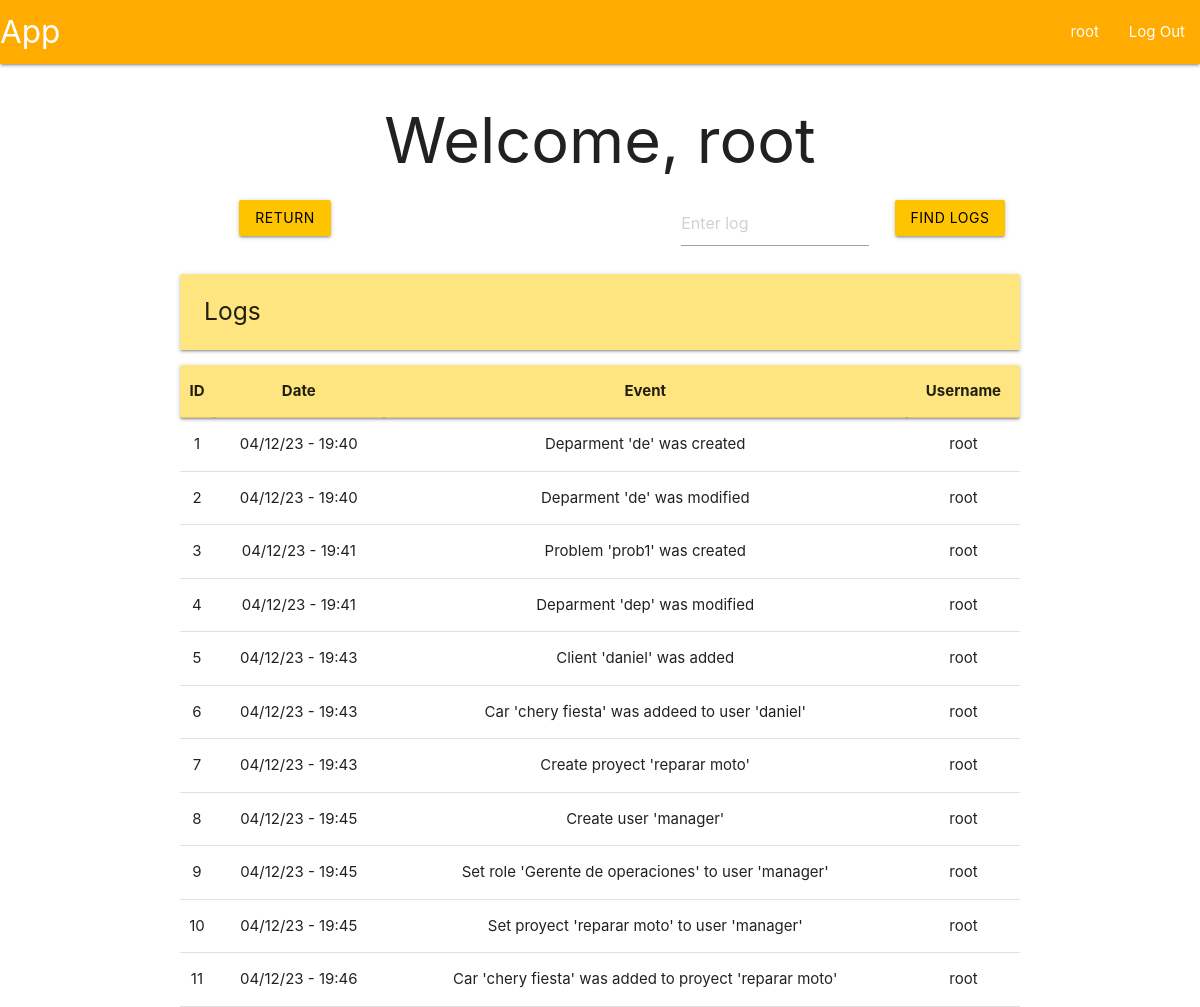
The app's page /logger (signed in), older data.
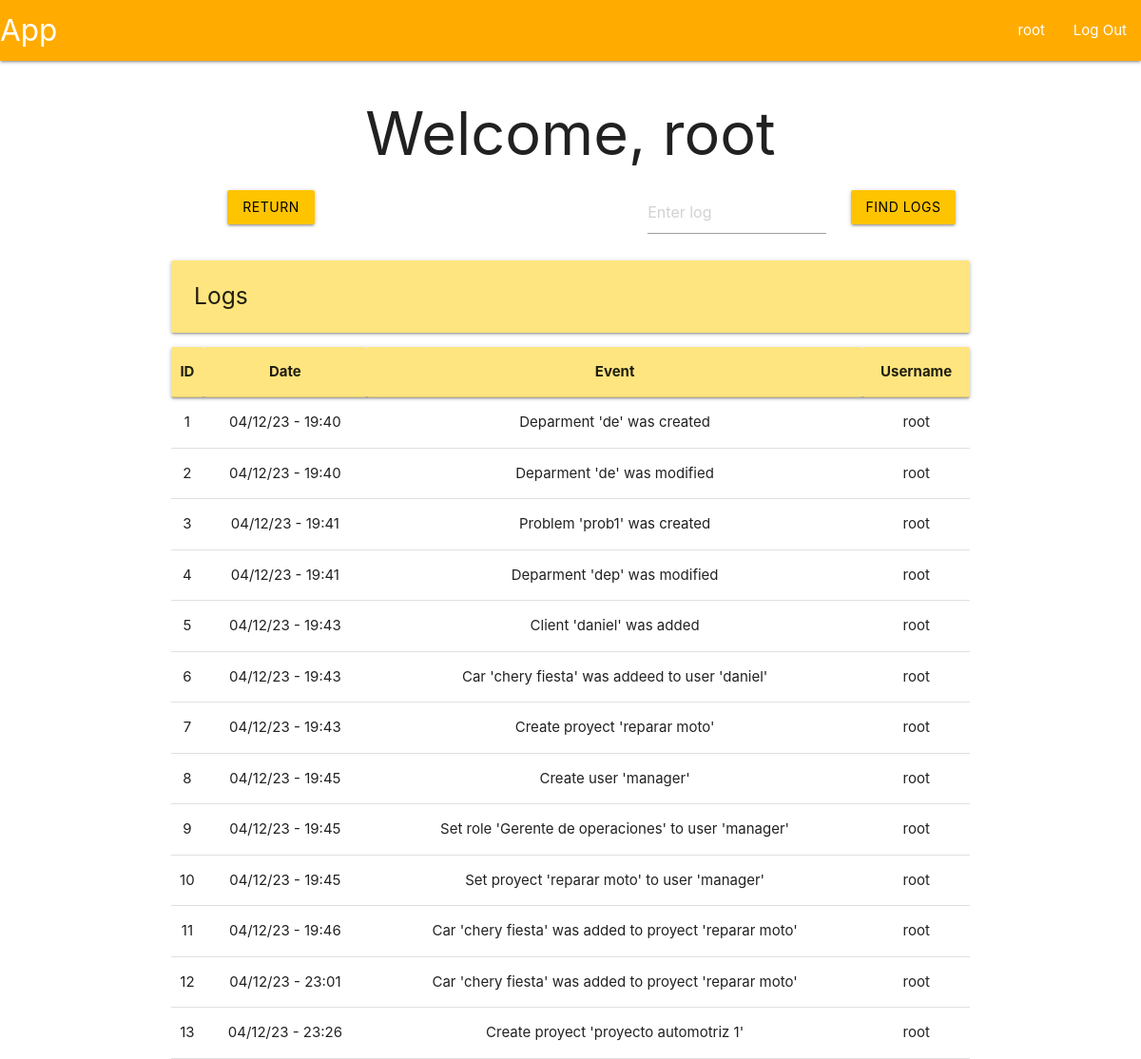
The same page, newer data.
### tables this page shows
CREATE TABLE user (
    id INTEGER PRIMARY KEY AUTOINCREMENT,
    username TEXT UNIQUE NOT NULL,
    firstname TEXT NOT NULL,
    secondname TEXT NOT NULL,
    password TEXT NOT NULL,
    roleId INTEGER,
    proyId INTEGER,
    auth INTEGER,

    FOREIGN KEY (roleId) REFERENCES roles(id),
    FOREIGN KEY (proyId) REFERENCES proyect(id)
);

CREATE TABLE logger (
    id INTEGER PRIMARY KEY AUTOINCREMENT,
    event TEXT NOT NULL,
    date TEXT NOT NULL,
    user TEXT NOT NULL
);

### app/logger.py (the view, shortened to what this page needs)
@bp.route('/logger', methods=('POST', 'GET'))
@login_required
def logger_index():
    db = get_db()
    logs = db.execute(
        'SELECT * FROM logger'
    ).fetchall()
    if g.user['roleId'] != 1:
        logs = db.execute(
            'SELECT * FROM logger WHERE user = ?',
            (g.user['username'],)
        ).fetchall()
    return render_template('index/logger/loggerIndex.html', logs = utilities.dataForLoggerTable(logs))

### app/auth.py (called while the page is built)
@bp.before_app_request
def load_logged_in_user():
    user_id = session.get('user_id')
    if user_id is None:
        g.user = None
    else:
        g.user = get_db().execute(
            "SELECT * FROM user WHERE id = ?",
            (user_id,)
        ).fetchone()

def login_required(view):
    @functools.wraps(view)
    def wrapped_view(**kwargs):
        if g.user is None:
            return redirect(url_for('auth.login'))
        return view(**kwargs)
    return wrapped_view

### app/db.py (called while the page is built)
def get_db():
    if 'db' not in g:
        g.db = sqlite3.connect(
            current_app.config['DATABASE'],
            detect_types = sqlite3.PARSE_DECLTYPES
        )
        g.db.row_factory = sqlite3.Row
    return g.db

### app/utilities.py (called while the page is built)
def dataForLoggerTable(logs):
    data = []
    for log in logs:
        data.append(
            {
                'id': log['id'],
                'date': log['date'],
                'event': log['event'],
                'user': log['user']
            }
        )
    return data

### app/templates/index/logger/loggerIndex.html
{% extends 'base.html' %}
{% block header %}
  <h1> {% block title %}Welcome, {{ g.user['username'] }} {% endblock %}</h1>
{% endblock %}
{% block content %}
<div class="row">
  <form method="POST">
    <div class="col s3">
      <input class="btn waves-effect waves-ligth amber accent-3 black-text" name="return" type="submit" value="Return">
    </div>
  </form>
  <form method="POST">
    <div class="col s3 offset-s4">
      <input placeholder="Enter log" name="find-log" id="log">
    </div>
    <div class="col s2">
      <input class="btn waves-effect waves-ligth amber accent-3 black-text" type="submit" value="Find logs">
    </div>
  </form>
</div>
<div class="left-align">
  <h5 class="card-panel amber accent-1">Logs</h5>
</div>
<table class="centered">
  <thead class="card-panel amber accent-1">
    <tr>
      <th>ID</th>
      <th>Date</th>
      <th>Event</th>
      <th>Username</th>
    </tr>
  </thead>
  <tbody>
    {% for log in logs %}
      <tr>
        <td>{{ log['id'] }}</td>
        <td>{{ log['date'] }}</td>
        <td>{{ log['event'] }}</td>
        <td>{{ log['user'] }}</td>
       </tr>
     {% endfor %}
  </tbody>
</table>
{% endblock %}

### app/templates/base.html (shortened to what this page needs)
<!DOCTYPE html>
<link rel="stylesheet" href="{{ url_for('static', filename='materialize.css') }}">
<link rel="stylesheet" href="{{ url_for('static', filename='style.css') }}">
<nav>
    <div class="nav-wrapper amber accent-4">
      <a href="#" class="brand-logo">App</a>
      <ul class="right hide-n black-text text-black">
        {% if g.user %}
            <li><a href="{{ url_for('user.profile')}}">{{ g.user['username'] }}</span></a>
            <li><a href="{{ url_for('auth.logout') }}">Log Out</a>
        {% else %}
            <li><a href="{{ url_for('auth.register') }}">Register</a>
            <li><a href="{{ url_for('auth.login') }}">Log In</a>
        {% endif %}
      </ul>
    </div>
</nav>
<section class="content container center-align">
    <header>
        {% block header %}{% endblock %}
    </header>
    {% block content %}{% endblock %}
</section>

Row changes from the older to the newer data that the page shows:
added logger: id "12", date "04/12/23 - 23:01", event "Car 'chery fiesta' was added to proyect 'reparar moto'", user "root"
added logger: id "13", date "04/12/23 - 23:26", event "Create proyect 'proyecto automotriz 1'", user "root"
